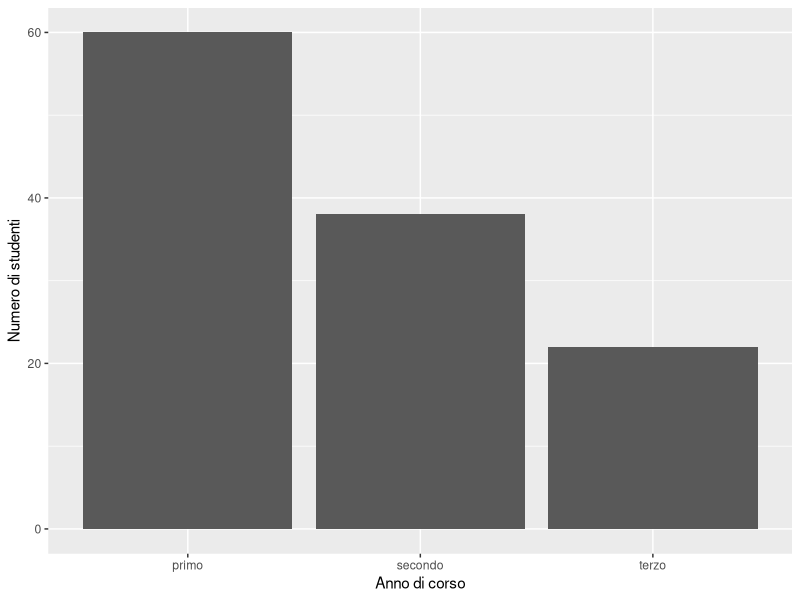
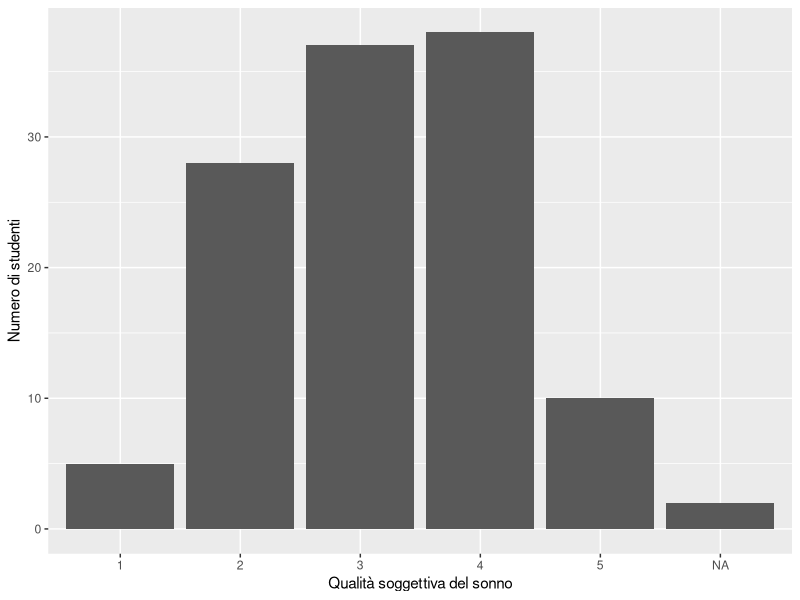
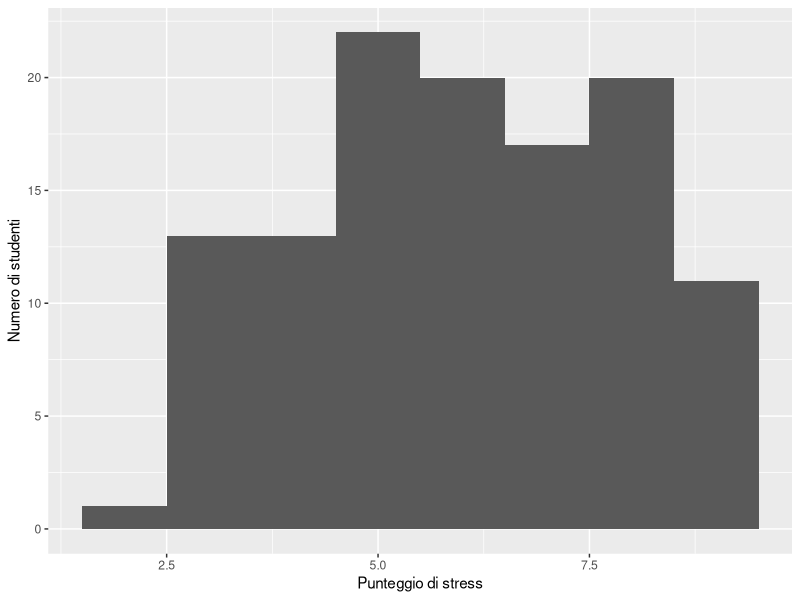
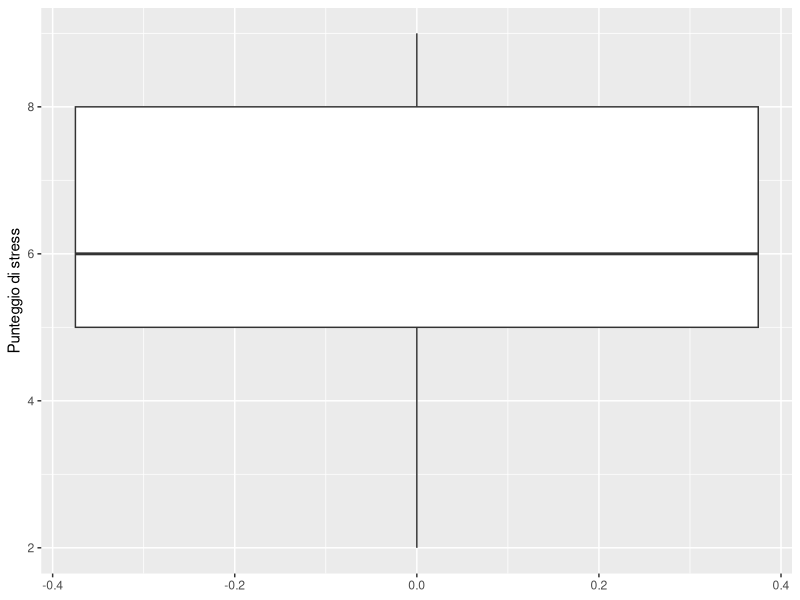

Source code (R) for these figures, in order:
## ---- chunk 1
#| label: univariate-setup
#| message: false
#| warning: false

library(dplyr)
library(ggplot2)

set.seed(2026)

n <- 120

studenti <- data.frame(
  id = seq_len(n),
  anno = factor(
    sample(
      c("primo", "secondo", "terzo"),
      size = n,
      replace = TRUE,
      prob = c(.44, .34, .22)
    ),
    levels = c("primo", "secondo", "terzo"),
    ordered = TRUE
  ),
  stress = round(
    1 + 9 * rbeta(n, 2.8, 2.2)
  ),
  qualita_sonno = factor(
    sample(
      1:5,
      size = n,
      replace = TRUE,
      prob = c(.08, .17, .33, .29, .13)
    ),
    levels = 1:5,
    ordered = TRUE
  )
)

studenti$stress[c(9, 54, 103)] <- NA
studenti$qualita_sonno[c(17, 61)] <- NA
## ---- chunk 2
#| label: univariate-year-counts

studenti |>
  count(anno) |>
  mutate(
    proporzione = n / sum(n)
  )
## ---- chunk 3
#| label: fig-univariate-year
#| fig-cap: "Composizione del campione per anno di corso."

ggplot(
  studenti,
  aes(x = anno)
) +
  geom_bar() +
  labs(
    x = "Anno di corso",
    y = "Numero di studenti"
  )
## ---- chunk 4
#| label: univariate-sleep-quality-counts

studenti |>
  count(
    qualita_sonno,
    .drop = FALSE
  ) |>
  mutate(
    proporzione = n / sum(n)
  )
## ---- chunk 5
#| label: fig-univariate-sleep-quality
#| fig-cap: "Distribuzione della qualità soggettiva del sonno."

ggplot(
  studenti,
  aes(x = qualita_sonno)
) +
  geom_bar() +
  labs(
    x = "Qualità soggettiva del sonno",
    y = "Numero di studenti"
  )
## ---- chunk 6
#| label: univariate-stress-summary

studenti |>
  summarise(
    n_osservato =
      sum(!is.na(stress)),
    n_mancante =
      sum(is.na(stress)),
    minimo =
      min(stress, na.rm = TRUE),
    q25 =
      quantile(
        stress,
        .25,
        na.rm = TRUE
      ),
    mediana =
      median(stress, na.rm = TRUE),
    media =
      mean(stress, na.rm = TRUE),
    q75 =
      quantile(
        stress,
        .75,
        na.rm = TRUE
      ),
    massimo =
      max(stress, na.rm = TRUE),
    deviazione_standard =
      sd(stress, na.rm = TRUE)
  )
## ---- chunk 7
#| label: fig-univariate-stress-hist
#| fig-cap: "Distribuzione dei punteggi di stress."

ggplot(
  studenti,
  aes(x = stress)
) +
  geom_histogram(
    binwidth = 1,
    boundary = .5,
    na.rm = TRUE
  ) +
  labs(
    x = "Punteggio di stress",
    y = "Numero di studenti"
  )
## ---- chunk 8
#| label: fig-univariate-stress-box
#| fig-cap: "Boxplot dei punteggi di stress."

ggplot(
  studenti,
  aes(y = stress)
) +
  geom_boxplot(
    na.rm = TRUE
  ) +
  labs(
    x = NULL,
    y = "Punteggio di stress"
  )
## ---- chunk 9
#| label: univariate-stress-missing

studenti |>
  summarise(
    n_totale = n(),
    n_osservato =
      sum(!is.na(stress)),
    n_mancante =
      sum(is.na(stress)),
    proporzione_mancante =
      mean(is.na(stress))
  )
## ---- chunk 10
#| echo: true

sessionInfo()
